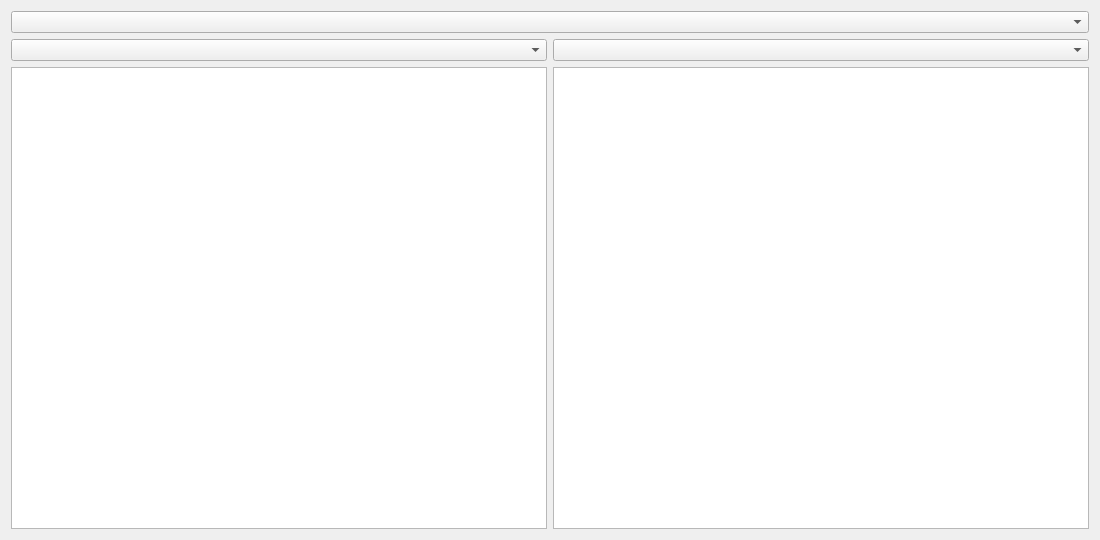
<?xml version="1.0" encoding="UTF-8"?>
<ui version="4.0">
 <class>CompareWindow</class>
 <widget class="QWidget" name="CompareWindow">
  <property name="geometry">
   <rect>
    <x>0</x>
    <y>0</y>
    <width>1100</width>
    <height>540</height>
   </rect>
  </property>
  <property name="windowTitle">
   <string>Form</string>
  </property>
  <layout class="QVBoxLayout" name="verticalLayout_3">
   <item>
    <widget class="QComboBox" name="dir_box">
     <property name="placeholderText">
      <string>Выберите директорию</string>
     </property>
    </widget>
   </item>
   <item>
    <layout class="QHBoxLayout" name="horizontalLayout">
     <item>
      <layout class="QVBoxLayout" name="verticalLayout">
       <item>
        <widget class="QComboBox" name="left_snaphots_box">
         <property name="placeholderText">
          <string>Выберите снапшот</string>
         </property>
        </widget>
       </item>
       <item>
        <widget class="QTableView" name="left_table_view"/>
       </item>
      </layout>
     </item>
     <item>
      <layout class="QVBoxLayout" name="verticalLayout_2">
       <item>
        <widget class="QComboBox" name="right_snapshots_box">
         <property name="placeholderText">
          <string>Выберите снапшот</string>
         </property>
        </widget>
       </item>
       <item>
        <widget class="QTableView" name="right_table_view"/>
       </item>
      </layout>
     </item>
    </layout>
   </item>
  </layout>
 </widget>
 <resources/>
 <connections/>
</ui>
